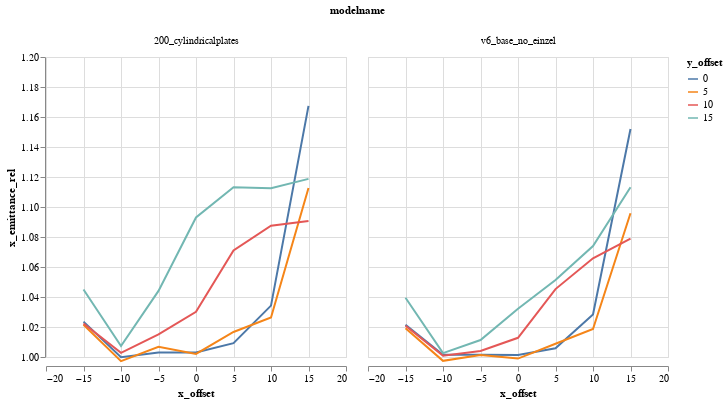

Notebook code cell kept with this figure:
### Code cell
alt.Chart(DATA).mark_line().encode(
    column="modelname",
    color='y_offset:N',
    x='x_offset',
    #y='x_emittance_rel',
    y=alt.Y("x_emittance_rel", scale=alt.Scale(domain=(1,1.2)))
)

### Figure 1 — Vega-Lite specification as saved in the notebook (floating-point values rounded to 4 significant figures)
{"$schema": "https://vega.github.io/schema/vega-lite/v1.2.1.json", "data": {"values": [{"Unnamed: 0": 0, "losses": 0, "modelname": "200_cylindricalplates", "relbeta": 0.002309, "sourceID": 16777222, "sourceName": "x_-15_y_0", "x_emittance": 1.659, "x_emittance_rel": 1.024, "x_norm_emittance": 0.003831, "x_offset": -15, "y_emittance": 1.571, "y_emittance_rel": 0.9992, "y_norm_emittance": 0.003627, "y_offset": 0}, {"Unnamed: 0": 1, "losses": 0, "modelname": "200_cylindricalplates", "relbeta": 0.002309, "sourceID": 16777229, "sourceName": "x_-15_y_5", "x_emittance": 1.627, "x_emittance_rel": 1.021, "x_norm_emittance": 0.003757, "x_offset": -15, "y_emittance": 1.597, "y_emittance_rel": 1.002, "y_norm_emittance": 0.003687, "y_offset": 5}, {"Unnamed: 0": 2, "losses": 0, "modelname": "200_cylindricalplates", "relbeta": 0.002309, "sourceID": 16777236, "sourceName": "x_-15_y_10", "x_emittance": 1.653, "x_emittance_rel": 1.022, "x_norm_emittance": 0.003816, "x_offset": -15, "y_emittance": 1.608, "y_emittance_rel": 1.007, "y_norm_emittance": 0.003712, "y_offset": 10}, {"Unnamed: 0": 3, "losses": 0, "modelname": "200_cylindricalplates", "relbeta": 0.002309, "sourceID": 16777243, "sourceName": "x_-15_y_15", "x_emittance": 1.746, "x_emittance_rel": 1.045, "x_norm_emittance": 0.004031, "x_offset": -15, "y_emittance": 1.67, "y_emittance_rel": 1.005, "y_norm_emittance": 0.003856, "y_offset": 15}, {"Unnamed: 0": 4, "losses": 0, "modelname": "200_cylindricalplates", "relbeta": 0.002309, "sourceID": 16777220, "sourceName": "x_-10_y_0", "x_emittance": 1.592, "x_emittance_rel": 0.9998, "x_norm_emittance": 0.003675, "x_offset": -10, "y_emittance": 1.553, "y_emittance_rel": 1.0, "y_norm_emittance": 0.003586, "y_offset": 0}, {"Unnamed: 0": 5, "losses": 0, "modelname": "200_cylindricalplates", "relbeta": 0.002309, "sourceID": 16777227, "sourceName": "x_-10_y_5", "x_emittance": 1.608, "x_emittance_rel": 0.9972, "x_norm_emittance": 0.003713, "x_offset": -10, "y_emittance": 1.583, "y_emittance_rel": 1.002, "y_norm_emittance": 0.003654, "y_offset": 5}, {"Unnamed: 0": 6, "losses": 0, "modelname": "200_cylindricalplates", "relbeta": 0.002309, "sourceID": 16777234, "sourceName": "x_-10_y_10", "x_emittance": 1.491, "x_emittance_rel": 1.003, "x_norm_emittance": 0.003441, "x_offset": -10, "y_emittance": 1.676, "y_emittance_rel": 1.006, "y_norm_emittance": 0.003869, "y_offset": 10}, {"Unnamed: 0": 7, "losses": 0, "modelname": "200_cylindricalplates", "relbeta": 0.002309, "sourceID": 16777241, "sourceName": "x_-10_y_15", "x_emittance": 1.46, "x_emittance_rel": 1.007, "x_norm_emittance": 0.003372, "x_offset": -10, "y_emittance": 1.639, "y_emittance_rel": 1.003, "y_norm_emittance": 0.003785, "y_offset": 15}, {"Unnamed: 0": 8, "losses": 0, "modelname": "200_cylindricalplates", "relbeta": 0.002309, "sourceID": 16777218, "sourceName": "x_-5_y_0", "x_emittance": 1.681, "x_emittance_rel": 1.003, "x_norm_emittance": 0.003881, "x_offset": -5, "y_emittance": 1.72, "y_emittance_rel": 1.001, "y_norm_emittance": 0.00397, "y_offset": 0}, {"Unnamed: 0": 9, "losses": 0, "modelname": "200_cylindricalplates", "relbeta": 0.002309, "sourceID": 16777225, "sourceName": "x_-5_y_5", "x_emittance": 1.534, "x_emittance_rel": 1.007, "x_norm_emittance": 0.003541, "x_offset": -5, "y_emittance": 1.637, "y_emittance_rel": 1.007, "y_norm_emittance": 0.003779, "y_offset": 5}, {"Unnamed: 0": 10, "losses": 0, "modelname": "200_cylindricalplates", "relbeta": 0.002309, "sourceID": 16777232, "sourceName": "x_-5_y_10", "x_emittance": 1.534, "x_emittance_rel": 1.015, "x_norm_emittance": 0.003542, "x_offset": -5, "y_emittance": 1.57, "y_emittance_rel": 1.016, "y_norm_emittance": 0.003623, "y_offset": 10}, {"Unnamed: 0": 11, "losses": 0, "modelname": "200_cylindricalplates", "relbeta": 0.002309, "sourceID": 16777239, "sourceName": "x_-5_y_15", "x_emittance": 1.766, "x_emittance_rel": 1.044, "x_norm_emittance": 0.004078, "x_offset": -5, "y_emittance": 1.549, "y_emittance_rel": 1.029, "y_norm_emittance": 0.003576, "y_offset": 15}, {"Unnamed: 0": 12, "losses": 0, "modelname": "200_cylindricalplates", "relbeta": 0.002309, "sourceID": 16777216, "sourceName": "x_0_y_0", "x_emittance": 1.545, "x_emittance_rel": 1.003, "x_norm_emittance": 0.003566, "x_offset": 0, "y_emittance": 1.537, "y_emittance_rel": 1.0, "y_norm_emittance": 0.003549, "y_offset": 0}, {"Unnamed: 0": 13, "losses": 0, "modelname": "200_cylindricalplates", "relbeta": 0.002309, "sourceID": 16777223, "sourceName": "x_0_y_5", "x_emittance": 1.544, "x_emittance_rel": 1.002, "x_norm_emittance": 0.003564, "x_offset": 0, "y_emittance": 1.553, "y_emittance_rel": 1.012, "y_norm_emittance": 0.003585, "y_offset": 5}, {"Unnamed: 0": 14, "losses": 0, "modelname": "200_cylindricalplates", "relbeta": 0.002309, "sourceID": 16777230, "sourceName": "x_0_y_10", "x_emittance": 1.445, "x_emittance_rel": 1.03, "x_norm_emittance": 0.003336, "x_offset": 0, "y_emittance": 1.516, "y_emittance_rel": 1.028, "y_norm_emittance": 0.0035, "y_offset": 10}, {"Unnamed: 0": 15, "losses": 0, "modelname": "200_cylindricalplates", "relbeta": 0.002309, "sourceID": 16777237, "sourceName": "x_0_y_15", "x_emittance": 1.933, "x_emittance_rel": 1.093, "x_norm_emittance": 0.004462, "x_offset": 0, "y_emittance": 1.774, "y_emittance_rel": 1.1, "y_norm_emittance": 0.004096, "y_offset": 15}, {"Unnamed: 0": 16, "losses": 0, "modelname": "200_cylindricalplates", "relbeta": 0.002309, "sourceID": 16777217, "sourceName": "x_5_y_0", "x_emittance": 1.564, "x_emittance_rel": 1.009, "x_norm_emittance": 0.003611, "x_offset": 5, "y_emittance": 1.68, "y_emittance_rel": 1.003, "y_norm_emittance": 0.003878, "y_offset": 0}, {"Unnamed: 0": 17, "losses": 0, "modelname": "200_cylindricalplates", "relbeta": 0.002309, "sourceID": 16777224, "sourceName": "x_5_y_5", "x_emittance": 1.629, "x_emittance_rel": 1.017, "x_norm_emittance": 0.003761, "x_offset": 5, "y_emittance": 1.485, "y_emittance_rel": 1.008, "y_norm_emittance": 0.003429, "y_offset": 5}, {"Unnamed: 0": 18, "losses": 0, "modelname": "200_cylindricalplates", "relbeta": 0.002309, "sourceID": 16777231, "sourceName": "x_5_y_10", "x_emittance": 1.566, "x_emittance_rel": 1.071, "x_norm_emittance": 0.003616, "x_offset": 5, "y_emittance": 1.609, "y_emittance_rel": 1.009, "y_norm_emittance": 0.003714, "y_offset": 10}, {"Unnamed: 0": 19, "losses": 0, "modelname": "200_cylindricalplates", "relbeta": 0.002309, "sourceID": 16777238, "sourceName": "x_5_y_15", "x_emittance": 1.779, "x_emittance_rel": 1.113, "x_norm_emittance": 0.004108, "x_offset": 5, "y_emittance": 1.693, "y_emittance_rel": 1.076, "y_norm_emittance": 0.003908, "y_offset": 15}, {"Unnamed: 0": 20, "losses": 0, "modelname": "200_cylindricalplates", "relbeta": 0.002309, "sourceID": 16777219, "sourceName": "x_10_y_0", "x_emittance": 1.571, "x_emittance_rel": 1.034, "x_norm_emittance": 0.003627, "x_offset": 10, "y_emittance": 1.604, "y_emittance_rel": 1.003, "y_norm_emittance": 0.003703, "y_offset": 0}, {"Unnamed: 0": 21, "losses": 0, "modelname": "200_cylindricalplates", "relbeta": 0.002309, "sourceID": 16777226, "sourceName": "x_10_y_5", "x_emittance": 1.486, "x_emittance_rel": 1.026, "x_norm_emittance": 0.00343, "x_offset": 10, "y_emittance": 1.498, "y_emittance_rel": 0.994, "y_norm_emittance": 0.003457, "y_offset": 5}, {"Unnamed: 0": 22, "losses": 0, "modelname": "200_cylindricalplates", "relbeta": 0.002309, "sourceID": 16777233, "sourceName": "x_10_y_10", "x_emittance": 1.895, "x_emittance_rel": 1.088, "x_norm_emittance": 0.004376, "x_offset": 10, "y_emittance": 1.661, "y_emittance_rel": 1.03, "y_norm_emittance": 0.003835, "y_offset": 10}, {"Unnamed: 0": 23, "losses": 0, "modelname": "200_cylindricalplates", "relbeta": 0.002309, "sourceID": 16777240, "sourceName": "x_10_y_15", "x_emittance": 1.75, "x_emittance_rel": 1.112, "x_norm_emittance": 0.00404, "x_offset": 10, "y_emittance": 1.579, "y_emittance_rel": 1.045, "y_norm_emittance": 0.003646, "y_offset": 15}, {"Unnamed: 0": 24, "losses": 0, "modelname": "200_cylindricalplates", "relbeta": 0.002309, "sourceID": 16777221, "sourceName": "x_15_y_0", "x_emittance": 1.749, "x_emittance_rel": 1.167, "x_norm_emittance": 0.004039, "x_offset": 15, "y_emittance": 1.581, "y_emittance_rel": 1.002, "y_norm_emittance": 0.00365, "y_offset": 0}, {"Unnamed: 0": 25, "losses": 1, "modelname": "200_cylindricalplates", "relbeta": 0.002309, "sourceID": 16777228, "sourceName": "x_15_y_5", "x_emittance": 1.749, "x_emittance_rel": 1.113, "x_norm_emittance": 0.004038, "x_offset": 15, "y_emittance": 1.487, "y_emittance_rel": 1.001, "y_norm_emittance": 0.003433, "y_offset": 5}, {"Unnamed: 0": 26, "losses": 0, "modelname": "200_cylindricalplates", "relbeta": 0.002309, "sourceID": 16777235, "sourceName": "x_15_y_10", "x_emittance": 1.77, "x_emittance_rel": 1.091, "x_norm_emittance": 0.004086, "x_offset": 15, "y_emittance": 1.638, "y_emittance_rel": 1.013, "y_norm_emittance": 0.00378, "y_offset": 10}, {"Unnamed: 0": 27, "losses": 0, "modelname": "200_cylindricalplates", "relbeta": 0.002309, "sourceID": 16777242, "sourceName": "x_15_y_15", "x_emittance": 1.695, "x_emittance_rel": 1.119, "x_norm_emittance": 0.003912, "x_offset": 15, "y_emittance": 1.671, "y_emittance_rel": 1.053, "y_norm_emittance": 0.003858, "y_offset": 15}, {"Unnamed: 0": 0, "losses": 0, "modelname": "v6_base_no_einzel", "relbeta": 0.002308, "sourceID": 16777222, "sourceName": "x_-15_y_0", "x_emittance": 1.656, "x_emittance_rel": 1.021, "x_norm_emittance": 0.003823, "x_offset": -15, "y_emittance": 1.571, "y_emittance_rel": 0.9994, "y_norm_emittance": 0.003627, "y_offset": 0}, {"Unnamed: 0": 1, "losses": 0, "modelname": "v6_base_no_einzel", "relbeta": 0.002308, "sourceID": 16777229, "sourceName": "x_-15_y_5", "x_emittance": 1.624, "x_emittance_rel": 1.019, "x_norm_emittance": 0.003748, "x_offset": -15, "y_emittance": 1.598, "y_emittance_rel": 1.003, "y_norm_emittance": 0.003689, "y_offset": 5}, {"Unnamed: 0": 2, "losses": 0, "modelname": "v6_base_no_einzel", "relbeta": 0.002308, "sourceID": 16777236, "sourceName": "x_-15_y_10", "x_emittance": 1.651, "x_emittance_rel": 1.021, "x_norm_emittance": 0.003811, "x_offset": -15, "y_emittance": 1.607, "y_emittance_rel": 1.006, "y_norm_emittance": 0.00371, "y_offset": 10}, {"Unnamed: 0": 3, "losses": 0, "modelname": "v6_base_no_einzel", "relbeta": 0.002308, "sourceID": 16777243, "sourceName": "x_-15_y_15", "x_emittance": 1.737, "x_emittance_rel": 1.04, "x_norm_emittance": 0.00401, "x_offset": -15, "y_emittance": 1.665, "y_emittance_rel": 1.002, "y_norm_emittance": 0.003842, "y_offset": 15}, {"Unnamed: 0": 4, "losses": 0, "modelname": "v6_base_no_einzel", "relbeta": 0.002308, "sourceID": 16777220, "sourceName": "x_-10_y_0", "x_emittance": 1.594, "x_emittance_rel": 1.001, "x_norm_emittance": 0.003681, "x_offset": -10, "y_emittance": 1.552, "y_emittance_rel": 0.9996, "y_norm_emittance": 0.003583, "y_offset": 0}, {"Unnamed: 0": 5, "losses": 0, "modelname": "v6_base_no_einzel", "relbeta": 0.002308, "sourceID": 16777227, "sourceName": "x_-10_y_5", "x_emittance": 1.609, "x_emittance_rel": 0.9974, "x_norm_emittance": 0.003714, "x_offset": -10, "y_emittance": 1.582, "y_emittance_rel": 1.001, "y_norm_emittance": 0.003652, "y_offset": 5}, {"Unnamed: 0": 6, "losses": 0, "modelname": "v6_base_no_einzel", "relbeta": 0.002308, "sourceID": 16777234, "sourceName": "x_-10_y_10", "x_emittance": 1.488, "x_emittance_rel": 1.001, "x_norm_emittance": 0.003435, "x_offset": -10, "y_emittance": 1.669, "y_emittance_rel": 1.002, "y_norm_emittance": 0.003854, "y_offset": 10}, {"Unnamed: 0": 7, "losses": 0, "modelname": "v6_base_no_einzel", "relbeta": 0.002308, "sourceID": 16777241, "sourceName": "x_-10_y_15", "x_emittance": 1.454, "x_emittance_rel": 1.003, "x_norm_emittance": 0.003356, "x_offset": -10, "y_emittance": 1.636, "y_emittance_rel": 1.001, "y_norm_emittance": 0.003776, "y_offset": 15}, {"Unnamed: 0": 8, "losses": 0, "modelname": "v6_base_no_einzel", "relbeta": 0.002308, "sourceID": 16777218, "sourceName": "x_-5_y_0", "x_emittance": 1.679, "x_emittance_rel": 1.001, "x_norm_emittance": 0.003875, "x_offset": -5, "y_emittance": 1.718, "y_emittance_rel": 1.0, "y_norm_emittance": 0.003966, "y_offset": 0}, {"Unnamed: 0": 9, "losses": 0, "modelname": "v6_base_no_einzel", "relbeta": 0.002308, "sourceID": 16777225, "sourceName": "x_-5_y_5", "x_emittance": 1.525, "x_emittance_rel": 1.001, "x_norm_emittance": 0.003521, "x_offset": -5, "y_emittance": 1.63, "y_emittance_rel": 1.002, "y_norm_emittance": 0.003762, "y_offset": 5}, {"Unnamed: 0": 10, "losses": 0, "modelname": "v6_base_no_einzel", "relbeta": 0.002308, "sourceID": 16777232, "sourceName": "x_-5_y_10", "x_emittance": 1.517, "x_emittance_rel": 1.004, "x_norm_emittance": 0.003503, "x_offset": -5, "y_emittance": 1.553, "y_emittance_rel": 1.005, "y_norm_emittance": 0.003584, "y_offset": 10}, {"Unnamed: 0": 11, "losses": 0, "modelname": "v6_base_no_einzel", "relbeta": 0.002308, "sourceID": 16777239, "sourceName": "x_-5_y_15", "x_emittance": 1.711, "x_emittance_rel": 1.011, "x_norm_emittance": 0.003949, "x_offset": -5, "y_emittance": 1.513, "y_emittance_rel": 1.006, "y_norm_emittance": 0.003493, "y_offset": 15}, {"Unnamed: 0": 12, "losses": 0, "modelname": "v6_base_no_einzel", "relbeta": 0.002308, "sourceID": 16777216, "sourceName": "x_0_y_0", "x_emittance": 1.542, "x_emittance_rel": 1.001, "x_norm_emittance": 0.00356, "x_offset": 0, "y_emittance": 1.537, "y_emittance_rel": 1.0, "y_norm_emittance": 0.003548, "y_offset": 0}, {"Unnamed: 0": 13, "losses": 0, "modelname": "v6_base_no_einzel", "relbeta": 0.002308, "sourceID": 16777223, "sourceName": "x_0_y_5", "x_emittance": 1.539, "x_emittance_rel": 0.9989, "x_norm_emittance": 0.003552, "x_offset": 0, "y_emittance": 1.544, "y_emittance_rel": 1.006, "y_norm_emittance": 0.003564, "y_offset": 5}, {"Unnamed: 0": 14, "losses": 0, "modelname": "v6_base_no_einzel", "relbeta": 0.002308, "sourceID": 16777230, "sourceName": "x_0_y_10", "x_emittance": 1.421, "x_emittance_rel": 1.013, "x_norm_emittance": 0.00328, "x_offset": 0, "y_emittance": 1.488, "y_emittance_rel": 1.009, "y_norm_emittance": 0.003435, "y_offset": 10}, {"Unnamed: 0": 15, "losses": 0, "modelname": "v6_base_no_einzel", "relbeta": 0.002308, "sourceID": 16777237, "sourceName": "x_0_y_15", "x_emittance": 1.825, "x_emittance_rel": 1.032, "x_norm_emittance": 0.004213, "x_offset": 0, "y_emittance": 1.666, "y_emittance_rel": 1.033, "y_norm_emittance": 0.003846, "y_offset": 15}, {"Unnamed: 0": 16, "losses": 0, "modelname": "v6_base_no_einzel", "relbeta": 0.002308, "sourceID": 16777217, "sourceName": "x_5_y_0", "x_emittance": 1.559, "x_emittance_rel": 1.006, "x_norm_emittance": 0.003598, "x_offset": 5, "y_emittance": 1.677, "y_emittance_rel": 1.002, "y_norm_emittance": 0.003872, "y_offset": 0}, {"Unnamed: 0": 17, "losses": 0, "modelname": "v6_base_no_einzel", "relbeta": 0.002308, "sourceID": 16777224, "sourceName": "x_5_y_5", "x_emittance": 1.616, "x_emittance_rel": 1.009, "x_norm_emittance": 0.003731, "x_offset": 5, "y_emittance": 1.479, "y_emittance_rel": 1.004, "y_norm_emittance": 0.003414, "y_offset": 5}, {"Unnamed: 0": 18, "losses": 0, "modelname": "v6_base_no_einzel", "relbeta": 0.002308, "sourceID": 16777231, "sourceName": "x_5_y_10", "x_emittance": 1.529, "x_emittance_rel": 1.045, "x_norm_emittance": 0.003529, "x_offset": 5, "y_emittance": 1.598, "y_emittance_rel": 1.003, "y_norm_emittance": 0.00369, "y_offset": 10}, {"Unnamed: 0": 19, "losses": 0, "modelname": "v6_base_no_einzel", "relbeta": 0.002308, "sourceID": 16777238, "sourceName": "x_5_y_15", "x_emittance": 1.68, "x_emittance_rel": 1.051, "x_norm_emittance": 0.003879, "x_offset": 5, "y_emittance": 1.611, "y_emittance_rel": 1.024, "y_norm_emittance": 0.003719, "y_offset": 15}, {"Unnamed: 0": 20, "losses": 0, "modelname": "v6_base_no_einzel", "relbeta": 0.002308, "sourceID": 16777219, "sourceName": "x_10_y_0", "x_emittance": 1.562, "x_emittance_rel": 1.028, "x_norm_emittance": 0.003607, "x_offset": 10, "y_emittance": 1.603, "y_emittance_rel": 1.002, "y_norm_emittance": 0.0037, "y_offset": 0}, {"Unnamed: 0": 21, "losses": 0, "modelname": "v6_base_no_einzel", "relbeta": 0.002308, "sourceID": 16777226, "sourceName": "x_10_y_5", "x_emittance": 1.475, "x_emittance_rel": 1.019, "x_norm_emittance": 0.003404, "x_offset": 10, "y_emittance": 1.498, "y_emittance_rel": 0.9944, "y_norm_emittance": 0.003458, "y_offset": 5}, {"Unnamed: 0": 22, "losses": 0, "modelname": "v6_base_no_einzel", "relbeta": 0.002308, "sourceID": 16777233, "sourceName": "x_10_y_10", "x_emittance": 1.858, "x_emittance_rel": 1.066, "x_norm_emittance": 0.004288, "x_offset": 10, "y_emittance": 1.645, "y_emittance_rel": 1.02, "y_norm_emittance": 0.003796, "y_offset": 10}, {"Unnamed: 0": 23, "losses": 0, "modelname": "v6_base_no_einzel", "relbeta": 0.002308, "sourceID": 16777240, "sourceName": "x_10_y_15", "x_emittance": 1.689, "x_emittance_rel": 1.074, "x_norm_emittance": 0.003899, "x_offset": 10, "y_emittance": 1.546, "y_emittance_rel": 1.023, "y_norm_emittance": 0.003568, "y_offset": 15}, {"Unnamed: 0": 24, "losses": 0, "modelname": "v6_base_no_einzel", "relbeta": 0.002308, "sourceID": 16777221, "sourceName": "x_15_y_0", "x_emittance": 1.726, "x_emittance_rel": 1.152, "x_norm_emittance": 0.003985, "x_offset": 15, "y_emittance": 1.581, "y_emittance_rel": 1.002, "y_norm_emittance": 0.003651, "y_offset": 0}, {"Unnamed: 0": 25, "losses": 1, "modelname": "v6_base_no_einzel", "relbeta": 0.002308, "sourceID": 16777228, "sourceName": "x_15_y_5", "x_emittance": 1.722, "x_emittance_rel": 1.096, "x_norm_emittance": 0.003976, "x_offset": 15, "y_emittance": 1.487, "y_emittance_rel": 1.001, "y_norm_emittance": 0.003432, "y_offset": 5}, {"Unnamed: 0": 26, "losses": 0, "modelname": "v6_base_no_einzel", "relbeta": 0.002308, "sourceID": 16777235, "sourceName": "x_15_y_10", "x_emittance": 1.751, "x_emittance_rel": 1.079, "x_norm_emittance": 0.004042, "x_offset": 15, "y_emittance": 1.638, "y_emittance_rel": 1.014, "y_norm_emittance": 0.003781, "y_offset": 10}, {"Unnamed: 0": 27, "losses": 0, "modelname": "v6_base_no_einzel", "relbeta": 0.002308, "sourceID": 16777242, "sourceName": "x_15_y_15", "x_emittance": 1.686, "x_emittance_rel": 1.113, "x_norm_emittance": 0.003893, "x_offset": 15, "y_emittance": 1.671, "y_emittance_rel": 1.052, "y_norm_emittance": 0.003857, "y_offset": 15}]}, "encoding": {"color": {"field": "y_offset", "type": "nominal"}, "column": {"field": "modelname", "type": "nominal"}, "x": {"field": "x_offset", "type": "quantitative"}, "y": {"field": "x_emittance_rel", "scale": {"domain": [1, 1.2]}, "type": "quantitative"}}, "mark": "line"}
